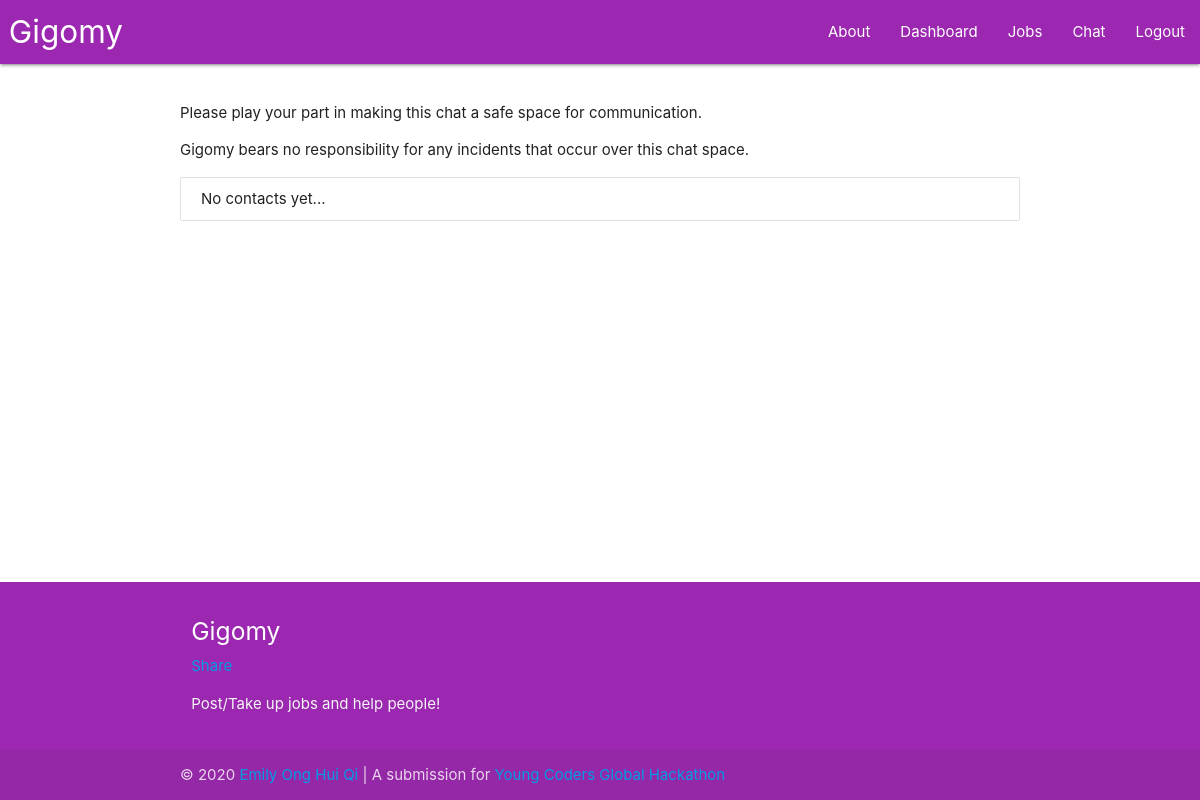
/chat/ (signed in), run on an earlier commit of the app's database.
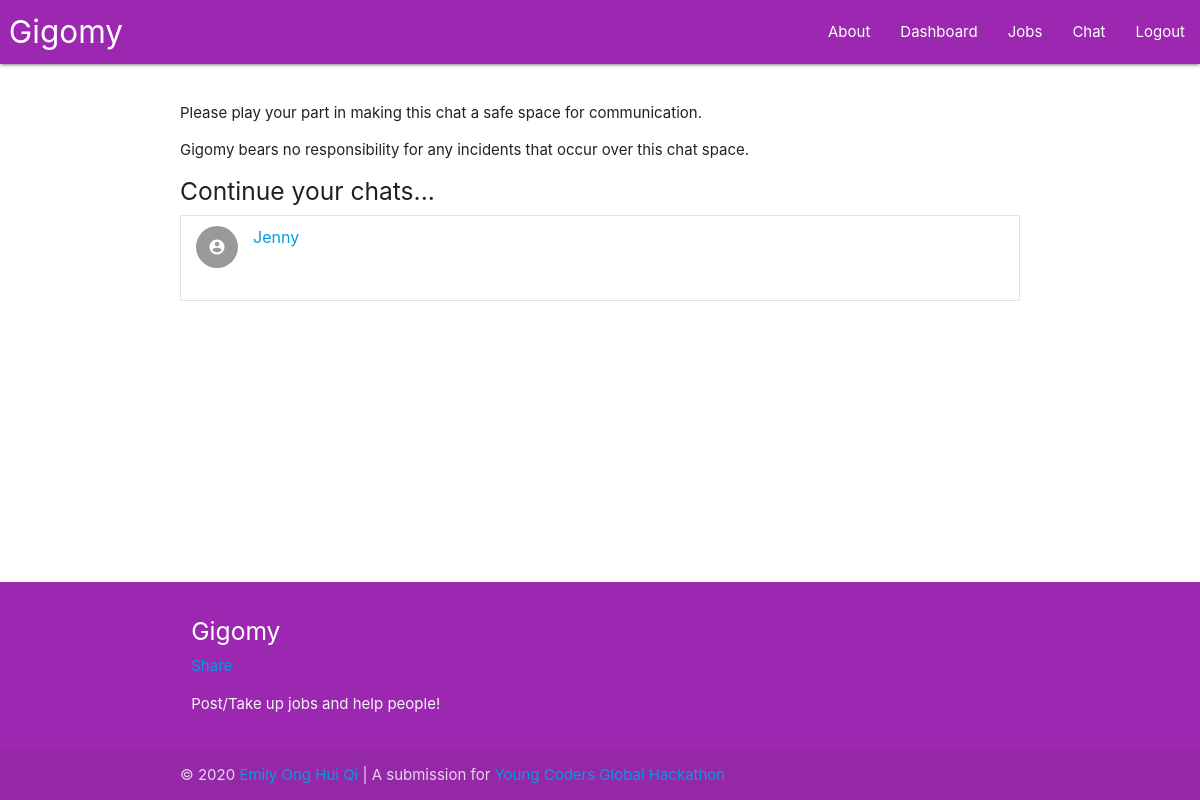
And on a later commit of the database.
### main.py (models this page shows)
class Message(db.Model):
    msgID = db.Column(db.Integer, unique = True, autoincrement = True, nullable = False, index = True, primary_key = True)
    msgText = db.Column(db.String, index = True, nullable = False)
    msgDateTime = db.Column(db.DateTime, nullable = False)
    msgSender = db.Column(db.String, db.ForeignKey("user.username"), nullable = True)
    msgReceiver = db.Column(db.String, db.ForeignKey("user.username"), nullable = True)

### main.py (the view)
@app.route ("/chat/<username>", methods=["GET", "POST"])
@app.route ("/chat/", methods=["GET", "POST"])
@login_required
def chat (username=""):
    inChat = len(username) != 0 and username != current_user.username
    currentUser = getUser(current_user)
    if inChat:
        jobSender_ = User.query.filter_by(username = username).first()
        if jobSender_ is None:return redirect(url_for("index", _scheme="https", _external=True))
        jobSender = getUser(jobSender_)
        messagesSent = Message.query.filter_by(msgSender = currentUser["username"]).filter_by(msgReceiver = jobSender["username"]).all()
        messagesReceived = Message.query.filter_by(msgReceiver = currentUser["username"]).filter_by(msgSender = jobSender["username"]).all()
        messages_ = []
    else:
        jobSender = None
        messagesSent = Message.query.filter_by(msgSender = currentUser["username"]).all()
        messagesReceived = Message.query.filter_by(msgReceiver = currentUser["username"]).all()
        messages_ = []
    for message in messagesSent:messages_.append((message.msgDateTime, message))
    for message in messagesReceived:messages_.append((message.msgDateTime, message))
    messages = []
    messages_.sort()
    for message in messages_:
      sg = pytz.timezone("Asia/Singapore")
      datePosted = message[0].astimezone(sg)
      datePosted = datePosted.strftime("%Y-%m-%d %H:%M:%S")
      messages.append([datePosted, message[1]])
    contacts = set()
    for message in messages:
        if message[1].msgSender == current_user.username:
            contacts.add(message[1].msgReceiver)
        if message[1].msgReceiver == current_user.username:
            contacts.add(message[1].msgSender)
    contacts = list(contacts)
    return render_template("chat.html", currentUser=currentUser, jobSender=jobSender, jobSender_=json.dumps(jobSender),
                            messages=messages, currentUser_=json.dumps(currentUser), contacts=contacts, inChat=inChat)

### main.py (called while the page is built)
def getUser (user):
    currentUser = {"username": user.username,
                    "email": user.email,
                    "avatar": user.avatar}
    return currentUser

@login.user_loader
def load_user(username):
    return User.query.get(username)

### templates/chat.html (shortened to what this page needs)
{% extends "base.html" %}
{% block content %}
<p>
  Please play your part in making this chat a safe space for communication.
</p>
<p>
  Gigomy bears no responsibility for any incidents that occur over this chat space.
</p>
{% if contacts %}
  <h5>Continue your chats...</h5>
{% endif %}
<ul class="collection" id="contacts_">
  {% if contacts %}
    {% for contact in contacts %}
      <li class="collection-item avatar" data-item-name={{contact}}>
        <i class="material-icons circle">account_circle</i>
        <a href="{{url_for('chat', username=contact)}}"><span class="title">{{contact}}</span></a>
      </li>
    {% endfor %}
  {% else %}
    <li class="collection-item" data-item-name="">No contacts yet...</li>
  {% endif %}
</ul>
{% endblock content %}

### templates/base.html (shortened to what this page needs)
<!DOCTYPE html>
<html lang="en" dir="ltr">
  <head>
    <link type="text/css" rel="stylesheet" href="{{url_for('static', filename='css/materialize.min.css')}}"  media="screen,projection"/>
    <link rel="stylesheet" href="{{url_for('static', filename='css/style.css')}}">
    <link type="text/css" rel="stylesheet" href="{{url_for('static', filename='css/flatpikr.min.css')}}"  media="screen,projection"/>
  </head>
  <body>
    <nav>
      <div class="nav-wrapper purple">
        <a href="/" class="brand-logo">&nbsp;Gigomy</a>
        <ul class="right hide-on-med-and-down">
          <li><a href="{{url_for('about', _scheme='https', _external=True)}}">About</a></li>
          <li><a href="{{url_for('overview', _scheme='https', _external=True)}}">Dashboard</a></li>
          <li><a href="{{url_for('index', _scheme='https', _external=True)}}">Jobs</a></li>
          <li><a href="{{url_for('chat', _scheme='https', _external=True)}}">Chat</a></li>
          <li><a href="{{url_for('logout', _scheme='https', _external=True)}}">Logout</a></li>
        </ul>
      </div>
    </nav>
    <main>
      <div class="container">
        <br/>
        {% block content %}
        {% endblock content %}
        <br/>
      </div>
    </main>
    <footer class="page-footer purple">
      <div class="container">
        <div class="row">
          <div class="col l6 s12">
            <h5 class="white-text">Gigomy</h5>
            <div class="fb-share-button" data-href="https://gigomy--emilyong.repl.co/" data-layout="button" data-size="small"><a target="_blank" href="https://www.facebook.com/sharer/sharer.php?u=https%3A%2F%2Fgigomy--emilyong.repl.co%2F&amp;src=sdkpreparse" class="fb-xfbml-parse-ignore">Share</a></div>
            <p class="grey-text text-lighten-4">Post/Take up jobs and help people!</p>
          </div>
        </div>
      </div>
      <div class="footer-copyright">
        <div class="container">
          &copy; 2020 <a href="mailto:ong.huiqi.emily@dhs.sg?subject=Gigomy">Emily Ong Hui Qi</a> |
          A submission for <a href="https://www.codinglab.com.sg/ycgh2020/">Young Coders Global Hackathon</a></small>
        </div>
      </div>
    </footer>
  </body>
</html>

### static/css/style.css (style rules this page uses)
body { display: flex; min-height: 100vh; flex-direction: column; }
main { flex: 1 0 auto; }

What changed in the data, as far as the page shows it:
added Message: msgReceiver "Jenny"
Also different on the page:
text no longer shown: "No contacts yet..."
text now shown: "Continue your chats..."
